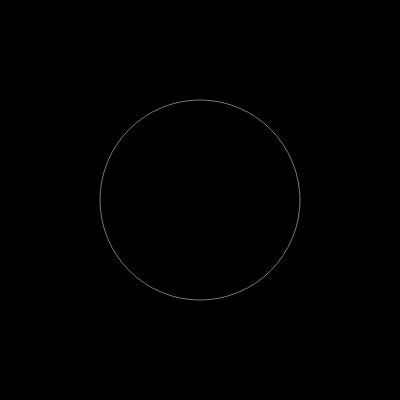
Frame 1 (no input)
Frame 60 (no input): identical to frame 1, image omitted
Frame 120 (the mouse pressed at the canvas centre since frame 60): identical to frame 1, image omitted

The p5.js sketch that drew this single still picture (run headless with seeded random() and noise() and a simulated clock; from frame 60 on, the mouse is pressed at the canvas centre):

// p5.js sketch
// ── sketch.js
function setup() {
  createCanvas(400, 400);
  background(220);
}

function draw() {
  background(0);
  noFill();
  stroke(120);
  ellipse(width/2, height/2, 200, 200);
}
